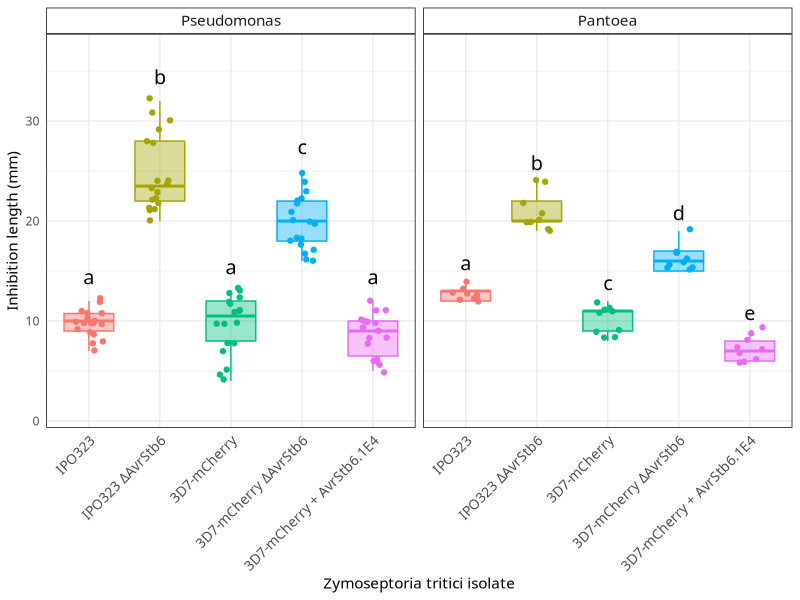

Generate this figure with R:
## ---- chunk 1

# Load necessary libraries
library(ggplot2)
library(ggpubr)
library(readr)
library(rstatix)
library(dplyr)
library(multcompView)
library(tidyverse)

## ---- chunk 2

# 1. Load and prepare data

df <- read_csv("Pseu_and_Pant_vs_Zt_strains.csv")

treatment_labels <- c(
  "IPO323" = "IPO323",
  "IPO323_AvrStb6" = "IPO323 ΔAvrStb6",
  "3D7" = "3D7-mCherry",
  "3D7_AvrStb6" = "3D7-mCherry ΔAvrStb6",
  "3D7_AvrStb6_1E4" = "3D7-mCherry + AvrStb6.1E4"
)

df <- df %>%
  mutate(treatment = factor(treatment, levels = names(treatment_labels)))

df <- df %>%
  mutate(
    bacteria_genus = factor(bacteria_genus,
                            levels = c("Pseudomonas", "Pantoea"))
  )

letters_df <- df %>%
  mutate(
    bacteria_genus = factor(bacteria_genus,
                            levels = c("Pseudomonas", "Pantoea"))
  )


# 2. Statistics: ANOVA and Tukey per bacterial genus

anova_results <- df %>%
  group_by(bacteria_genus) %>%
  anova_test(inhibition_length ~ treatment)

tukey_results <- df %>%
  group_by(bacteria_genus) %>%
  tukey_hsd(inhibition_length ~ treatment) %>%
  ungroup()


# 3. Compact letter display

letters_df <- tukey_results %>%
  group_by(bacteria_genus) %>%
  group_modify(~ {
    comp <- setNames(.x$p.adj, paste(.x$group1, .x$group2, sep = "-"))
    let <- multcompLetters(comp)$Letters
    
    tibble(
      treatment = names(let),
      letters = unname(let)
    )
  }) %>%
  ungroup() %>%
  mutate(treatment = factor(treatment, levels = names(treatment_labels)))

letter_positions <- df %>%
  group_by(bacteria_genus) %>%
  mutate(offset = 0.06 * diff(range(inhibition_length, na.rm = TRUE))) %>%
  group_by(bacteria_genus, treatment) %>%
  summarise(
    y = max(inhibition_length, na.rm = TRUE) + first(offset),
    .groups = "drop"
  )

letters_df <- letters_df %>%
  left_join(letter_positions, by = c("bacteria_genus", "treatment"))


# 4. Box Plot with variable defined

p <- ggboxplot(df,
               x = "treatment",
               y = "inhibition_length",
               fill = "treatment",
               color = "treatment",
               add = "jitter",
               facet.by = "bacteria_genus",
               width = 0.7,
               alpha = 0.4,
               outlier.shape = NA) +
  
  geom_text(data = letters_df,
            aes(x = treatment, y = y, label = letters),
            inherit.aes = FALSE,
            size = 5,
            vjust = 0,
            family = "Avenir Next Medium") +
  
  scale_x_discrete(labels = treatment_labels) +
  
  scale_y_continuous(
    limits = c(0, NA),
    expand = expansion(mult = c(0.02, 0.15))
  ) +
  
  labs(x = "Zymoseptoria tritici isolate",
       y = "Inhibition length (mm)") +
  
  theme_minimal() +
  theme(
    text = element_text(family = "Avenir Next Medium"),
    legend.position = "none",
    axis.text.x = element_text(angle = 45, hjust = 1, size = 10),
    strip.text = element_text(size = 11),
    strip.background = element_rect(fill = "white", color = "black"),
    panel.border = element_rect(color = "black", fill = NA)
  )


#---------------------------------------------------------
# 5. Save plot
#---------------------------------------------------------

ggsave("Pseu_and_Pant_vs_Zt_strains.png", p, width = 8, height = 6, dpi = 600)
